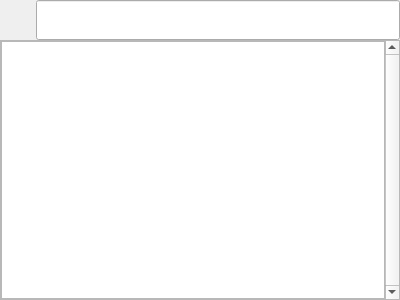
<?xml version="1.0" encoding="UTF-8"?>
<ui version="4.0">
 <class>LayoutList</class>
 <widget class="QWidget" name="LayoutList">
  <property name="geometry">
   <rect>
    <x>0</x>
    <y>0</y>
    <width>400</width>
    <height>300</height>
   </rect>
  </property>
  <property name="sizePolicy">
   <sizepolicy hsizetype="Preferred" vsizetype="Expanding">
    <horstretch>0</horstretch>
    <verstretch>0</verstretch>
   </sizepolicy>
  </property>
  <property name="windowTitle">
   <string>LayoutList</string>
  </property>
  <property name="styleSheet">
   <string notr="true"/>
  </property>
  <layout class="QVBoxLayout" name="verticalLayout_3">
   <property name="spacing">
    <number>0</number>
   </property>
   <property name="leftMargin">
    <number>0</number>
   </property>
   <property name="topMargin">
    <number>0</number>
   </property>
   <property name="rightMargin">
    <number>0</number>
   </property>
   <property name="bottomMargin">
    <number>0</number>
   </property>
   <item>
    <layout class="QHBoxLayout" name="horizontalLayout">
     <property name="spacing">
      <number>10</number>
     </property>
     <property name="leftMargin">
      <number>10</number>
     </property>
     <item>
      <widget class="QLabel" name="label_search">
       <property name="minimumSize">
        <size>
         <width>16</width>
         <height>16</height>
        </size>
       </property>
       <property name="maximumSize">
        <size>
         <width>16</width>
         <height>16</height>
        </size>
       </property>
       <property name="text">
        <string/>
       </property>
      </widget>
     </item>
     <item>
      <widget class="QLineEdit" name="lineEdit_search">
       <property name="minimumSize">
        <size>
         <width>0</width>
         <height>40</height>
        </size>
       </property>
       <property name="maximumSize">
        <size>
         <width>16777215</width>
         <height>40</height>
        </size>
       </property>
      </widget>
     </item>
    </layout>
   </item>
   <item>
    <widget class="QScrollArea" name="scrollArea">
     <property name="verticalScrollBarPolicy">
      <enum>Qt::ScrollBarAlwaysOn</enum>
     </property>
     <property name="horizontalScrollBarPolicy">
      <enum>Qt::ScrollBarAlwaysOff</enum>
     </property>
     <property name="widgetResizable">
      <bool>true</bool>
     </property>
     <widget class="QWidget" name="scrollAreaWidgetContents_2">
      <property name="geometry">
       <rect>
        <x>0</x>
        <y>0</y>
        <width>384</width>
        <height>256</height>
       </rect>
      </property>
      <layout class="QVBoxLayout" name="verticalLayout_2">
       <property name="spacing">
        <number>0</number>
       </property>
       <property name="leftMargin">
        <number>0</number>
       </property>
       <property name="topMargin">
        <number>0</number>
       </property>
       <property name="rightMargin">
        <number>0</number>
       </property>
       <property name="bottomMargin">
        <number>0</number>
       </property>
       <item>
        <widget class="QStackedWidget" name="stackedWidget">
         <property name="currentIndex">
          <number>0</number>
         </property>
         <widget class="QWidget" name="page_list">
          <layout class="QVBoxLayout" name="verticalLayout">
           <property name="spacing">
            <number>0</number>
           </property>
           <property name="leftMargin">
            <number>0</number>
           </property>
           <property name="topMargin">
            <number>0</number>
           </property>
           <property name="rightMargin">
            <number>0</number>
           </property>
           <property name="bottomMargin">
            <number>0</number>
           </property>
           <item>
            <widget class="QListWidget" name="listWidget_list">
             <property name="focusPolicy">
              <enum>Qt::NoFocus</enum>
             </property>
             <property name="styleSheet">
              <string notr="true"/>
             </property>
             <property name="verticalScrollBarPolicy">
              <enum>Qt::ScrollBarAlwaysOff</enum>
             </property>
             <property name="horizontalScrollBarPolicy">
              <enum>Qt::ScrollBarAlwaysOff</enum>
             </property>
             <property name="sizeAdjustPolicy">
              <enum>QAbstractScrollArea::AdjustIgnored</enum>
             </property>
            </widget>
           </item>
          </layout>
         </widget>
         <widget class="QWidget" name="page_filter">
          <layout class="QVBoxLayout" name="verticalLayout_4">
           <property name="spacing">
            <number>0</number>
           </property>
           <property name="leftMargin">
            <number>0</number>
           </property>
           <property name="topMargin">
            <number>0</number>
           </property>
           <property name="rightMargin">
            <number>0</number>
           </property>
           <property name="bottomMargin">
            <number>0</number>
           </property>
           <item>
            <widget class="QListWidget" name="listWidget_filter">
             <property name="focusPolicy">
              <enum>Qt::NoFocus</enum>
             </property>
             <property name="verticalScrollBarPolicy">
              <enum>Qt::ScrollBarAlwaysOff</enum>
             </property>
             <property name="horizontalScrollBarPolicy">
              <enum>Qt::ScrollBarAlwaysOff</enum>
             </property>
             <property name="sizeAdjustPolicy">
              <enum>QAbstractScrollArea::AdjustToContents</enum>
             </property>
            </widget>
           </item>
          </layout>
         </widget>
        </widget>
       </item>
      </layout>
     </widget>
    </widget>
   </item>
  </layout>
 </widget>
 <layoutdefault spacing="6" margin="11"/>
 <resources/>
 <connections/>
</ui>
